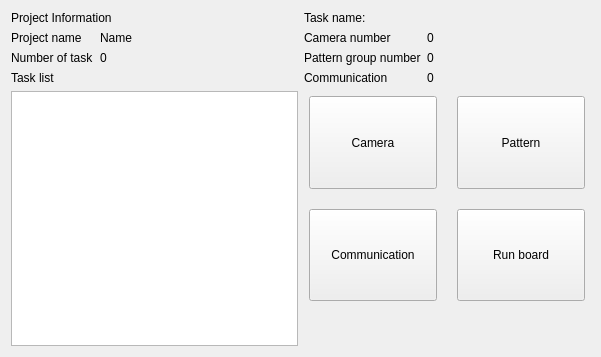
<?xml version="1.0" encoding="UTF-8"?>
<ui version="4.0">
 <class>NavigateForm</class>
 <widget class="QWidget" name="NavigateForm">
  <property name="geometry">
   <rect>
    <x>0</x>
    <y>0</y>
    <width>601</width>
    <height>357</height>
   </rect>
  </property>
  <property name="windowTitle">
   <string>Form</string>
  </property>
  <layout class="QHBoxLayout" name="horizontalLayout">
   <item>
    <layout class="QVBoxLayout" name="verticalLayout_4">
     <property name="bottomMargin">
      <number>0</number>
     </property>
     <item>
      <layout class="QVBoxLayout" name="verticalLayout">
       <item>
        <widget class="QLabel" name="label_5">
         <property name="text">
          <string>Project Information</string>
         </property>
        </widget>
       </item>
       <item>
        <layout class="QFormLayout" name="formLayout">
         <item row="0" column="0">
          <widget class="QLabel" name="label">
           <property name="text">
            <string>Project name</string>
           </property>
          </widget>
         </item>
         <item row="1" column="0">
          <widget class="QLabel" name="label_2">
           <property name="text">
            <string>Number of task</string>
           </property>
          </widget>
         </item>
         <item row="0" column="1">
          <widget class="QLabel" name="lb_project_name">
           <property name="text">
            <string>Name</string>
           </property>
          </widget>
         </item>
         <item row="1" column="1">
          <widget class="QLabel" name="lb_num_of_task">
           <property name="text">
            <string>0</string>
           </property>
          </widget>
         </item>
        </layout>
       </item>
      </layout>
     </item>
     <item>
      <layout class="QVBoxLayout" name="verticalLayout_2">
       <item>
        <widget class="QLabel" name="label_6">
         <property name="text">
          <string>Task list</string>
         </property>
        </widget>
       </item>
       <item>
        <widget class="QListView" name="listView"/>
       </item>
      </layout>
     </item>
    </layout>
   </item>
   <item>
    <layout class="QVBoxLayout" name="verticalLayout_3" stretch="0,0,1,0">
     <item>
      <widget class="QLabel" name="label_7">
       <property name="text">
        <string>Task name: </string>
       </property>
      </widget>
     </item>
     <item>
      <layout class="QFormLayout" name="formLayout_3">
       <item row="0" column="0">
        <widget class="QLabel" name="label_8">
         <property name="text">
          <string>Camera number</string>
         </property>
        </widget>
       </item>
       <item row="1" column="0">
        <widget class="QLabel" name="label_9">
         <property name="text">
          <string>Pattern group number</string>
         </property>
        </widget>
       </item>
       <item row="0" column="1">
        <widget class="QLabel" name="lb_task_num_of_pattern">
         <property name="text">
          <string>0</string>
         </property>
        </widget>
       </item>
       <item row="1" column="1">
        <widget class="QLabel" name="lb_task_num_of_camera">
         <property name="text">
          <string>0</string>
         </property>
        </widget>
       </item>
       <item row="2" column="0">
        <widget class="QLabel" name="label_10">
         <property name="text">
          <string>Communication</string>
         </property>
        </widget>
       </item>
       <item row="2" column="1">
        <widget class="QLabel" name="lb_task_comm">
         <property name="text">
          <string>0</string>
         </property>
        </widget>
       </item>
      </layout>
     </item>
     <item>
      <layout class="QGridLayout" name="gridLayout">
       <property name="leftMargin">
        <number>5</number>
       </property>
       <property name="topMargin">
        <number>5</number>
       </property>
       <property name="rightMargin">
        <number>5</number>
       </property>
       <property name="bottomMargin">
        <number>5</number>
       </property>
       <property name="spacing">
        <number>20</number>
       </property>
       <item row="0" column="1">
        <widget class="QPushButton" name="btn_pattern">
         <property name="sizePolicy">
          <sizepolicy hsizetype="MinimumExpanding" vsizetype="MinimumExpanding">
           <horstretch>0</horstretch>
           <verstretch>0</verstretch>
          </sizepolicy>
         </property>
         <property name="text">
          <string>Pattern</string>
         </property>
        </widget>
       </item>
       <item row="0" column="0">
        <widget class="QPushButton" name="btn_camera">
         <property name="sizePolicy">
          <sizepolicy hsizetype="MinimumExpanding" vsizetype="MinimumExpanding">
           <horstretch>0</horstretch>
           <verstretch>0</verstretch>
          </sizepolicy>
         </property>
         <property name="text">
          <string>Camera</string>
         </property>
        </widget>
       </item>
       <item row="1" column="0">
        <widget class="QPushButton" name="btn_communication">
         <property name="sizePolicy">
          <sizepolicy hsizetype="MinimumExpanding" vsizetype="MinimumExpanding">
           <horstretch>0</horstretch>
           <verstretch>0</verstretch>
          </sizepolicy>
         </property>
         <property name="text">
          <string>Communication</string>
         </property>
        </widget>
       </item>
       <item row="1" column="1">
        <widget class="QPushButton" name="btn_run_board">
         <property name="sizePolicy">
          <sizepolicy hsizetype="MinimumExpanding" vsizetype="MinimumExpanding">
           <horstretch>0</horstretch>
           <verstretch>0</verstretch>
          </sizepolicy>
         </property>
         <property name="text">
          <string>Run board</string>
         </property>
        </widget>
       </item>
      </layout>
     </item>
     <item>
      <spacer name="verticalSpacer">
       <property name="orientation">
        <enum>Qt::Orientation::Vertical</enum>
       </property>
       <property name="sizeHint" stdset="0">
        <size>
         <width>20</width>
         <height>40</height>
        </size>
       </property>
      </spacer>
     </item>
    </layout>
   </item>
  </layout>
 </widget>
 <resources/>
 <connections/>
</ui>
